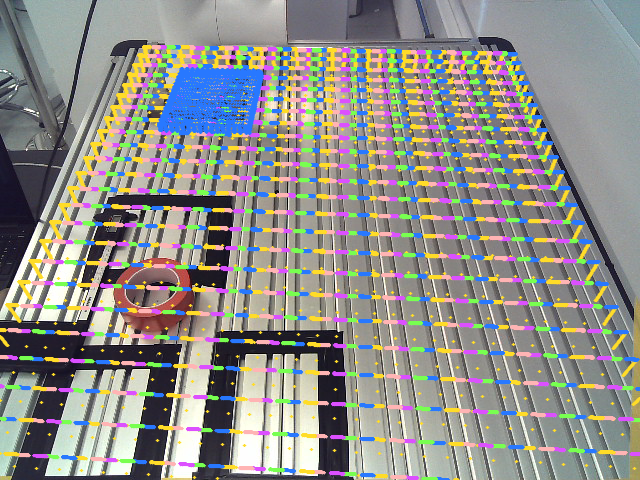
#> input picture real2sim_output/appearance/debug/projected_overlay.png, 640 x 480 px; its folder holds only this picture in this run
$ python apply_fr5_appearance_transfer.py --image ../../real2sim_output/appearance/debug/projected_overlay.png
#> lines starting #> are read from the running program, lines starting #| are printed output that depends on the picture; after the words box and inside, x2 and y2 are one past the last pixel; in counts of white or black regions, pixels touching at a corner belong together
### real2sim/appearance/texture_transfer.py
from __future__ import annotations

from pathlib import Path

import cv2
import numpy as np

from real2sim.io_utils import ensure_dir
from real2sim.segmentation.auto_mask import auto_grabcut_mask, save_mask_debug


def read_bgr(path: str | Path) -> np.ndarray:
    image = cv2.imread(Path(path).as_posix(), cv2.IMREAD_COLOR)
    if image is None:
        raise RuntimeError(f"Cannot read RGB image: {path}")
    return image


def make_mask(
    image_bgr: np.ndarray,
    *,
    mode: str = "full",
    bbox: tuple[int, int, int, int] | None = None,
) -> np.ndarray:
    h, w = image_bgr.shape[:2]
    if mode == "full":
        return np.ones((h, w), dtype=bool)
    if mode == "roi":
        if bbox is None:
            raise RuntimeError("--bbox X Y W H is required when --mask-mode roi")
        x, y, bw, bh = [int(v) for v in bbox]
        mask = np.zeros((h, w), dtype=np.uint8)
        x0, y0 = max(0, x), max(0, y)
        x1, y1 = min(w, x0 + max(1, bw)), min(h, y0 + max(1, bh))
        mask[y0:y1, x0:x1] = 1
        return mask.astype(bool)
    if mode == "auto":
        return auto_grabcut_mask(image_bgr, bbox=bbox)
    raise RuntimeError(f"Unsupported mask mode: {mode}")


def crop_to_mask(image_bgr: np.ndarray, mask: np.ndarray) -> tuple[np.ndarray, np.ndarray]:
    ys, xs = np.nonzero(mask)
    if xs.size == 0:
        raise RuntimeError("Appearance mask is empty.")
    pad = max(8, int(0.04 * max(image_bgr.shape[:2])))
    x0, x1 = max(0, int(xs.min()) - pad), min(image_bgr.shape[1], int(xs.max()) + pad + 1)
    y0, y1 = max(0, int(ys.min()) - pad), min(image_bgr.shape[0], int(ys.max()) + pad + 1)
    return image_bgr[y0:y1, x0:x1].copy(), mask[y0:y1, x0:x1].copy()


def complete_texture_atlas(
    image_bgr: np.ndarray,
    mask: np.ndarray,
    *,
    atlas_size: int = 1024,
    inpaint_radius: int = 7,
) -> np.ndarray:
    crop, crop_mask = crop_to_mask(image_bgr, mask)
    texture = cv2.resize(crop, (int(atlas_size), int(atlas_size)), interpolation=cv2.INTER_CUBIC)
    known = cv2.resize(crop_mask.astype(np.uint8), (int(atlas_size), int(atlas_size)), interpolation=cv2.INTER_NEAREST) > 0

    unknown = (~known).astype(np.uint8) * 255
    if unknown.any():
        texture = cv2.inpaint(texture, unknown, float(inpaint_radius), cv2.INPAINT_TELEA)

    # Smooth only enough to hide hard segmentation seams, while preserving the
    # real captured appearance as the dominant signal.
    soft = cv2.GaussianBlur(texture, (0, 0), 0.55)
    texture = cv2.addWeighted(texture, 0.82, soft, 0.18, 0)
    return texture


def save_texture_outputs(
    *,
    image_path: str | Path,
    output_texture: str | Path,
    debug_overlay: str | Path,
    mask_path: str | Path,
    mask_mode: str,
    bbox: tuple[int, int, int, int] | None,
    atlas_size: int,
) -> dict[str, Path | int]:
    image_bgr = read_bgr(image_path)
    mask = make_mask(image_bgr, mode=mask_mode, bbox=bbox)
    texture = complete_texture_atlas(image_bgr, mask, atlas_size=int(atlas_size))

    output_texture = Path(output_texture)
    ensure_dir(output_texture.parent)
    if not cv2.imwrite(output_texture.as_posix(), texture):
        raise RuntimeError(f"Failed to write texture atlas: {output_texture}")

    mask_path = Path(mask_path)
    ensure_dir(mask_path.parent)
    if not cv2.imwrite(mask_path.as_posix(), mask.astype(np.uint8) * 255):
        raise RuntimeError(f"Failed to write appearance mask: {mask_path}")

    overlay = save_mask_debug(debug_overlay, image_bgr, mask)
    return {
        "texture": output_texture,
        "mask": mask_path,
        "overlay": overlay,
        "mask_pixels": int(mask.sum()),
    }

### real2sim/segmentation/auto_mask.py
from __future__ import annotations

from pathlib import Path

import cv2
import numpy as np


# [36 lines left out: functions largest_component, auto_grabcut_mask, not called in this run]


def save_mask_debug(path: str | Path, image_bgr: np.ndarray, mask: np.ndarray) -> Path:
    path = Path(path)
    path.parent.mkdir(parents=True, exist_ok=True)
    overlay = image_bgr.copy()
    m = np.asarray(mask, dtype=bool)
    overlay[m] = (0.45 * overlay[m] + 0.55 * np.array([0, 0, 255], dtype=np.float32)).astype(np.uint8)
    contours, _ = cv2.findContours(m.astype(np.uint8), cv2.RETR_EXTERNAL, cv2.CHAIN_APPROX_SIMPLE)
    cv2.drawContours(overlay, contours, -1, (0, 255, 0), 2)
    if not cv2.imwrite(path.as_posix(), overlay):
        raise RuntimeError(f"Failed to write mask debug: {path}")
    return path

### real2sim/appearance/fr5_mujoco_texture.py
from __future__ import annotations

import xml.etree.ElementTree as ET
from pathlib import Path


STATIC_APPEARANCE_BODIES = [
    "grooved_table",
    "fr5_fixed_base",
]

ROBOT_APPEARANCE_BODIES = [
    "base_link",
    "shoulder_link",
    "upperarm_link",
    "forearm_link",
    "wrist1_link",
    "wrist2_link",
    "wrist3_link",
    "robotiq_base_link",
    "left_driver",
    "left_coupler",
    "left_spring_link",
    "left_follower",
    "left_pad",
    "right_driver",
    "right_coupler",
    "right_spring_link",
    "right_follower",
    "right_pad",
]

DEFAULT_APPEARANCE_BODIES = STATIC_APPEARANCE_BODIES


def _body_by_name(root: ET.Element, name: str) -> ET.Element | None:
    for body in root.findall(".//body"):
        if body.get("name") == name:
            return body
    return None


def _remove_asset(asset: ET.Element, tag: str, name: str) -> None:
    for child in list(asset):
        if child.tag == tag and child.get("name") == name:
            asset.remove(child)


def _is_visual_geom(geom: ET.Element) -> bool:
    if geom.get("group") == "3":
        return False
    cls = geom.get("class", "")
    if "collision" in cls or "pad_box" in cls:
        return False
    name = geom.get("name", "")
    if "collision" in name or "_col_" in name:
        return False
    return True


def remove_body(root: ET.Element, name: str) -> bool:
    worldbody = root.find("worldbody")
    if worldbody is None:
        return False

    def rec(parent: ET.Element) -> bool:
        removed = False
        for child in list(parent):
            if child.tag == "body" and child.get("name") == name:
                parent.remove(child)
                removed = True
            elif child.tag == "body":
                removed = rec(child) or removed
        return removed

    return rec(worldbody)


def apply_texture_material_to_fr5_xml(
    model_xml: str | Path,
    *,
    texture_file_relative: str,
    texture_name: str = "fr5_appearance_tex",
    material_name: str = "fr5_appearance_mat",
    target_bodies: list[str] | None = None,
    remove_target_object: bool = True,
) -> dict[str, object]:
    model_xml = Path(model_xml)
    tree = ET.parse(model_xml)
    root = tree.getroot()
    asset = root.find("asset")
    if asset is None:
        asset = ET.SubElement(root, "asset")

    _remove_asset(asset, "texture", texture_name)
    _remove_asset(asset, "material", material_name)
    ET.SubElement(asset, "texture", {"name": texture_name, "type": "2d", "file": texture_file_relative})
    ET.SubElement(
        asset,
        "material",
        {
            "name": material_name,
            "texture": texture_name,
            "texrepeat": "1 1",
            "texuniform": "true",
            "rgba": "1 1 1 1",
        },
    )

    removed_target = remove_body(root, "target_object") if remove_target_object else False
    remove_body(root, "cube")
    targets = target_bodies or DEFAULT_APPEARANCE_BODIES
    changed_geoms: list[str] = []
    for body_name in targets:
        body = _body_by_name(root, body_name)
        if body is None:
            continue
        for geom in body.iter("geom"):
            if not _is_visual_geom(geom):
                continue
            geom.set("material", material_name)
            geom.attrib.pop("rgba", None)
            changed_geoms.append(geom.get("name") or f"{body_name}:{geom.get('mesh', geom.get('type', 'geom'))}")

    ET.indent(tree, space="  ")
    tree.write(model_xml, encoding="unicode")
    return {"model_xml": model_xml.as_posix(), "removed_target_object": removed_target, "changed_geoms": changed_geoms}

### real2sim/io_utils.py
from __future__ import annotations

import ast
import json
from pathlib import Path
from typing import Any

import cv2
import numpy as np


def ensure_dir(path: str | Path) -> Path:
    path = Path(path)
    path.mkdir(parents=True, exist_ok=True)
    return path


# [127 lines left out: functions _strip_comment, _parse_scalar, load_mapping, _format_scalar, dump_mapping, read_rgb and 1 more, not called in this run]


def write_json(path: str | Path, data: dict[str, Any]) -> Path:
    path = Path(path)
    ensure_dir(path.parent)
    path.write_text(json.dumps(data, indent=2), encoding="utf-8")
    return path


def write_text(path: str | Path, text: str) -> Path:
    path = Path(path)
    ensure_dir(path.parent)
    path.write_text(text, encoding="utf-8")
    return path

### real2sim/appearance/gs_recolor.py
from __future__ import annotations

import shutil
from pathlib import Path

import cv2
import numpy as np

SH_C0 = 0.28209479177387814


# [51 lines left out: functions _choose_uv_axes, _sample_texture, recolor_gaussian_ply, not called in this run]


def recolor_gaussian_dir(
    gs_dir: str | Path,
    texture_path: str | Path,
    *,
    body_names: list[str],
    blend: float,
    backup: bool = True,
) -> list[Path]:
    gs_dir = Path(gs_dir)
    updated: list[Path] = []
    for name in body_names:
        ply = gs_dir / f"{name}.ply"
        if ply.exists():
            updated.append(recolor_gaussian_ply(ply, texture_path, blend=blend, backup=backup))
    return updated

### real2sim/examples/apply_fr5_appearance_transfer.py
from __future__ import annotations

import argparse
import json
import subprocess
import sys
from pathlib import Path

from real2sim.appearance.fr5_mujoco_texture import DEFAULT_APPEARANCE_BODIES, apply_texture_material_to_fr5_xml
from real2sim.appearance.gs_recolor import recolor_gaussian_dir
from real2sim.appearance.texture_transfer import save_texture_outputs
from real2sim.io_utils import ensure_dir, write_json, write_text

PROJECT_ROOT = Path(__file__).resolve().parents[2]
DEMO_DIR = PROJECT_ROOT / "demo" / "fr5_demo"
DEFAULT_MODEL_XML = DEMO_DIR / "assets" / "fr5" / "mjmodel.xml"
DEFAULT_TASK_CONFIG = DEMO_DIR / "configs" / "fr5_table_task.json"
DEFAULT_TEXTURE_DIR = DEMO_DIR / "assets" / "fr5" / "textures"
DEFAULT_GS_DIR = DEMO_DIR / "assets" / "fr5" / "3dgs_mesh"
DEFAULT_OUTPUT_DIR = PROJECT_ROOT / "real2sim_output" / "appearance_transfer"


def load_task_config(path: Path) -> dict:
    if not path.exists():
        return {}
    return json.loads(path.read_text(encoding="utf-8"))


def save_task_config(path: Path, cfg: dict) -> None:
    path.write_text(json.dumps(cfg, indent=2), encoding="utf-8")


def update_task_config(
    path: Path,
    *,
    points_per_geom: int,
    scale: float,
    opacity: float,
    texture_file: Path,
    targets: list[str],
    blend: float,
) -> None:
    cfg = load_task_config(path)
    cfg.pop("cube_site", None)
    cfg.pop("target_site", None)
    cfg["fr5_3dgs"] = {
        "points_per_geom": int(points_per_geom),
        "scale": float(scale),
        "opacity": float(opacity),
        "regenerate_on_missing": True,
        "appearance_transfer": {
            "enabled": True,
            "texture_atlas": texture_file.as_posix(),
            "targets": targets,
            "recolor_blend": float(blend),
            "xml_material": "fr5_appearance_mat",
            "xml_texture": "fr5_appearance_tex",
        },
    }
    save_task_config(path, cfg)


def regenerate_gaussians_if_requested(
    *,
    model_xml: Path,
    gs_dir: Path,
    points_per_geom: int,
    scale: float,
    opacity: float,
    regenerate: bool,
) -> None:
    manifest = gs_dir / "manifest.json"
    if manifest.exists() and not regenerate:
        return
    cmd = [
        sys.executable,
        (DEMO_DIR / "generate_fr5_mesh_gaussians.py").as_posix(),
        "--model-xml",
        model_xml.as_posix(),
        "--output-dir",
        gs_dir.as_posix(),
        "--points-per-geom",
        str(int(points_per_geom)),
        "--scale",
        f"{float(scale):.8g}",
        "--opacity",
        f"{float(opacity):.8g}",
    ]
    subprocess.run(cmd, cwd=DEMO_DIR.as_posix(), check=True)


def main() -> None:
    parser = argparse.ArgumentParser(description="Apply single-RGB appearance transfer to existing FR5 demo assets.")
    parser.add_argument("--image", required=True, type=str)
    parser.add_argument("--model-xml", default=DEFAULT_MODEL_XML.as_posix())
    parser.add_argument("--task-config", default=DEFAULT_TASK_CONFIG.as_posix())
    parser.add_argument("--output-dir", default=DEFAULT_OUTPUT_DIR.as_posix())
    parser.add_argument("--texture-dir", default=DEFAULT_TEXTURE_DIR.as_posix())
    parser.add_argument("--gs-dir", default=DEFAULT_GS_DIR.as_posix())
    parser.add_argument("--mask-mode", choices=["full", "roi", "auto"], default="full")
    parser.add_argument("--bbox", type=int, nargs=4, metavar=("X", "Y", "W", "H"))
    parser.add_argument("--atlas-size", type=int, default=1024)
    parser.add_argument("--targets", nargs="*", default=DEFAULT_APPEARANCE_BODIES)
    parser.add_argument("--remove-target-object", action=argparse.BooleanOptionalAction, default=True)
    parser.add_argument("--points-per-geom", type=int, default=12000)
    parser.add_argument("--gs-scale", type=float, default=0.00085)
    parser.add_argument("--gs-opacity", type=float, default=0.58)
    parser.add_argument("--gs-recolor-blend", type=float, default=0.88)
    parser.add_argument("--regenerate-gs", action=argparse.BooleanOptionalAction, default=False)
    parser.add_argument("--backup-gs", action=argparse.BooleanOptionalAction, default=True)
    args = parser.parse_args()

    model_xml = Path(args.model_xml).resolve()
    task_config = Path(args.task_config).resolve()
    output_dir = ensure_dir(args.output_dir)
    texture_dir = ensure_dir(args.texture_dir)
    gs_dir = Path(args.gs_dir).resolve()
    debug_dir = ensure_dir(output_dir / "debug")

    texture_path = texture_dir / "fr5_appearance_atlas.png"
    texture_info = save_texture_outputs(
        image_path=args.image,
        output_texture=texture_path,
        debug_overlay=debug_dir / "appearance_mask_overlay.png",
        mask_path=output_dir / "appearance_mask.png",
        mask_mode=str(args.mask_mode),
        bbox=tuple(args.bbox) if args.bbox else None,
        atlas_size=int(args.atlas_size),
    )
#> in read_bgr, image is the input picture: shape (480, 640, 3); mean B, G, R 137.2, 142.3, 143.4
#> in save_texture_outputs, `mask = make_mask(image_bgr, mode=mask_mode, bbox=bbox)`: mask: shape (480, 640) bool; every value is 1
#> in crop_to_mask, `x0, x1 = max(0, int(xs.min()) - pad), min(image_bgr.shape[1], int(xs.m..`: x0 = 0; x1 = 640
#> in crop_to_mask, `y0, y1 = max(0, int(ys.min()) - pad), min(image_bgr.shape[0], int(ys.m..`: y0 = 0; y1 = 480
#> in complete_texture_atlas, `texture = cv2.resize(crop, (int(atlas_size), int(atlas_size)), interpo..`:
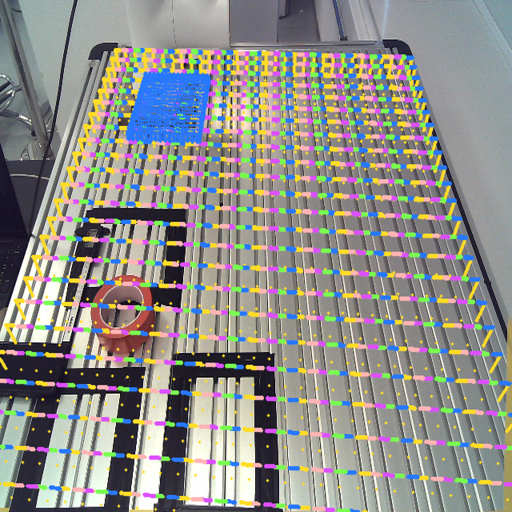
#> texture: shape (1024, 1024, 3) (shown at 1/2 size); mean B, G, R 137, 142.2, 143.1
#> in complete_texture_atlas, `known = cv2.resize(crop_mask.astype(np.uint8), (int(atlas_size), int(a..`: known: shape (1024, 1024) bool; every value is 1
#> in complete_texture_atlas, `unknown = (~known).astype(np.uint8) * 255`: unknown: shape (1024, 1024); every value is 0
#> in save_mask_debug, `overlay[m] = (0.45 * overlay[m] + 0.55 * np.array([0, 0, 255], dtype=n..`:
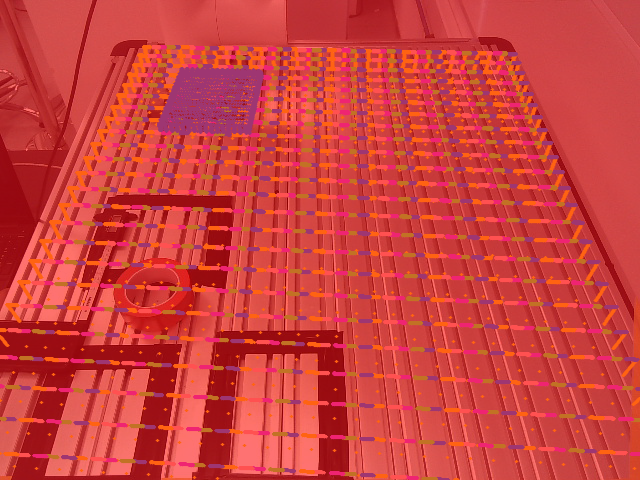
#> overlay: shape (480, 640, 3); mean B, G, R 61.3, 63.6, 204.3
#> in save_mask_debug, `contours, _ = cv2.findContours(m.astype(np.uint8), cv2.RETR_EXTERNAL, ..`: contours = [[[0, 0], [0, 479], [639, 479], [639, 0]]]
#> in save_mask_debug, `cv2.drawContours(overlay, contours, -1, (0, 255, 0), 2)`:
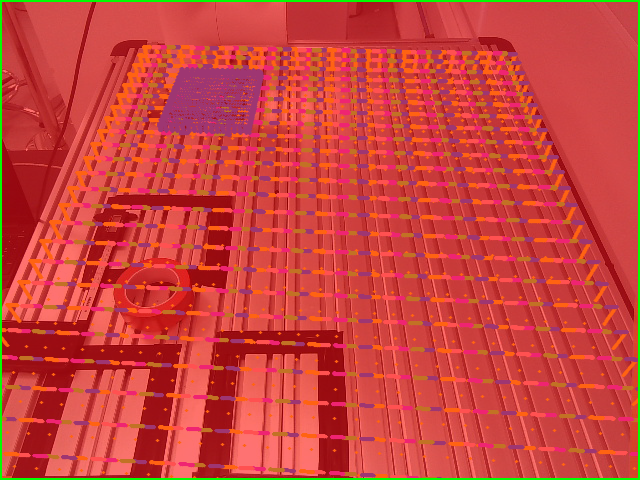
#> overlay: shape (480, 640, 3); 1.45% of pixels changed, all inside (x1, y1, x2, y2) = (0, 0, 640, 480)
#> texture_info = 4 items

    # Texture file paths in MJCF are relative to the model XML directory.
    rel_texture = texture_path.relative_to(model_xml.parent).as_posix()
    xml_info = apply_texture_material_to_fr5_xml(
        model_xml,
        texture_file_relative=rel_texture,
        target_bodies=list(args.targets),
        remove_target_object=bool(args.remove_target_object),
    )
#> (reads demo/fr5_demo/assets/fr5/mjmodel.xml from the repository)
    regenerate_gaussians_if_requested(
        model_xml=model_xml,
        gs_dir=gs_dir,
        points_per_geom=int(args.points_per_geom),
        scale=float(args.gs_scale),
        opacity=float(args.gs_opacity),
        regenerate=bool(args.regenerate_gs),
    )
    recolored = recolor_gaussian_dir(
        gs_dir,
        texture_path,
        body_names=list(args.targets),
        blend=float(args.gs_recolor_blend),
        backup=bool(args.backup_gs),
    )
    update_task_config(
        task_config,
        points_per_geom=int(args.points_per_geom),
        scale=float(args.gs_scale),
        opacity=float(args.gs_opacity),
        texture_file=texture_path,
        targets=list(args.targets),
        blend=float(args.gs_recolor_blend),
    )
#> (reads demo/fr5_demo/configs/fr5_table_task.json from the repository)

    report = {
        "mode": "fr5_appearance_transfer",
        "image": Path(args.image).resolve().as_posix(),
        "texture_atlas": texture_path.as_posix(),
        "mask": Path(texture_info["mask"]).as_posix(),
        "mask_overlay": Path(texture_info["overlay"]).as_posix(),
        "mask_pixels": int(texture_info["mask_pixels"]),
        "model_xml": model_xml.as_posix(),
        "task_config": task_config.as_posix(),
        "targets": list(args.targets),
        "changed_geoms": xml_info["changed_geoms"],
        "removed_target_object": bool(xml_info["removed_target_object"]),
        "recolored_gaussians": [p.as_posix() for p in recolored],
        "gs_settings": {
            "points_per_geom": int(args.points_per_geom),
            "scale": float(args.gs_scale),
            "opacity": float(args.gs_opacity),
            "recolor_blend": float(args.gs_recolor_blend),
        },
    }
    report_path = write_json(output_dir / "appearance_transfer_result.json", report)
    write_text(
        debug_dir / "appearance_transfer_report.md",
        "\n".join(
            [
                "# FR5 Appearance Transfer Report",
                "",
                f"- image: `{report['image']}`",
                f"- texture_atlas: `{report['texture_atlas']}`",
                f"- mask_pixels: {report['mask_pixels']}",
                f"- model_xml: `{report['model_xml']}`",
                f"- task_config: `{report['task_config']}`",
                f"- removed_target_object: {report['removed_target_object']}",
                f"- recolored_gaussians: {len(recolored)}",
                f"- changed_geoms: {len(report['changed_geoms'])}",
                f"- gs_settings: {report['gs_settings']}",
                "",
            ]
        ),
    )
    print(f"texture_atlas: {texture_path}")
    print(f"model_xml: {model_xml}")
    print(f"task_config: {task_config}")
    print(f"recolored_gaussians: {len(recolored)}")
    print(f"report: {report_path}")
#| report: real2sim_output/appearance_transfer/appearance_transfer_result.json


if __name__ == "__main__":
    main()
